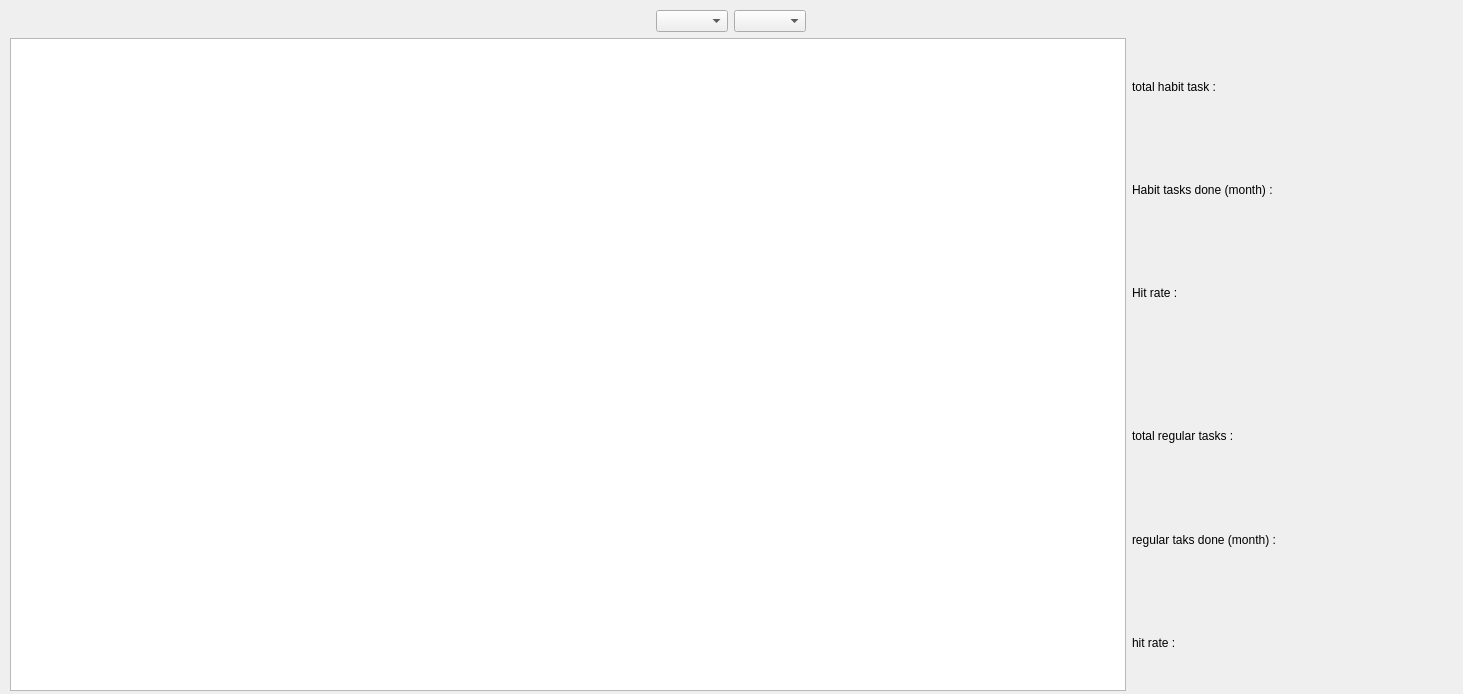
<?xml version="1.0" encoding="UTF-8"?>
<ui version="4.0">
 <class>achievments</class>
 <widget class="QWidget" name="achievments">
  <property name="geometry">
   <rect>
    <x>0</x>
    <y>0</y>
    <width>1463</width>
    <height>694</height>
   </rect>
  </property>
  <property name="windowTitle">
   <string>Form</string>
  </property>
  <widget class="QWidget" name="layoutWidget">
   <property name="geometry">
    <rect>
     <x>10</x>
     <y>10</y>
     <width>1441</width>
     <height>681</height>
    </rect>
   </property>
   <layout class="QVBoxLayout" name="verticalLayout">
    <item>
     <layout class="QHBoxLayout" name="horizontalLayout">
      <item>
       <spacer name="horizontalSpacer">
        <property name="orientation">
         <enum>Qt::Horizontal</enum>
        </property>
        <property name="sizeHint" stdset="0">
         <size>
          <width>40</width>
          <height>20</height>
         </size>
        </property>
       </spacer>
      </item>
      <item>
       <widget class="QComboBox" name="year_comboBox"/>
      </item>
      <item>
       <widget class="QComboBox" name="month_comboBox"/>
      </item>
      <item>
       <spacer name="horizontalSpacer_2">
        <property name="orientation">
         <enum>Qt::Horizontal</enum>
        </property>
        <property name="sizeHint" stdset="0">
         <size>
          <width>40</width>
          <height>20</height>
         </size>
        </property>
       </spacer>
      </item>
     </layout>
    </item>
    <item>
     <layout class="QHBoxLayout" name="horizontalLayout_3" stretch="4,1,0">
      <item>
       <widget class="QTableWidget" name="tableWidget"/>
      </item>
      <item>
       <layout class="QVBoxLayout" name="verticalLayout_2" stretch="1,1,1,0,1,1,1">
        <item>
         <widget class="QLabel" name="totalHabitTask_label">
          <property name="text">
           <string>total habit task :</string>
          </property>
         </widget>
        </item>
        <item>
         <widget class="QLabel" name="habitTaskDoneInMonth_label">
          <property name="text">
           <string>Habit tasks done (month) :</string>
          </property>
         </widget>
        </item>
        <item>
         <widget class="QLabel" name="HabitHitRate_label">
          <property name="text">
           <string>Hit rate :</string>
          </property>
         </widget>
        </item>
        <item>
         <spacer name="verticalSpacer">
          <property name="orientation">
           <enum>Qt::Vertical</enum>
          </property>
          <property name="sizeHint" stdset="0">
           <size>
            <width>20</width>
            <height>40</height>
           </size>
          </property>
         </spacer>
        </item>
        <item>
         <widget class="QLabel" name="totalRegularTasks_label">
          <property name="text">
           <string>total regular tasks :</string>
          </property>
         </widget>
        </item>
        <item>
         <widget class="QLabel" name="regularTaskDoneInMonth_label">
          <property name="text">
           <string>regular taks done (month) :</string>
          </property>
         </widget>
        </item>
        <item>
         <widget class="QLabel" name="regularTaskHitRate_label">
          <property name="text">
           <string>hit rate :</string>
          </property>
         </widget>
        </item>
       </layout>
      </item>
      <item>
       <spacer name="horizontalSpacer_3">
        <property name="orientation">
         <enum>Qt::Horizontal</enum>
        </property>
        <property name="sizeHint" stdset="0">
         <size>
          <width>40</width>
          <height>20</height>
         </size>
        </property>
       </spacer>
      </item>
     </layout>
    </item>
   </layout>
  </widget>
 </widget>
 <resources/>
 <connections/>
</ui>
